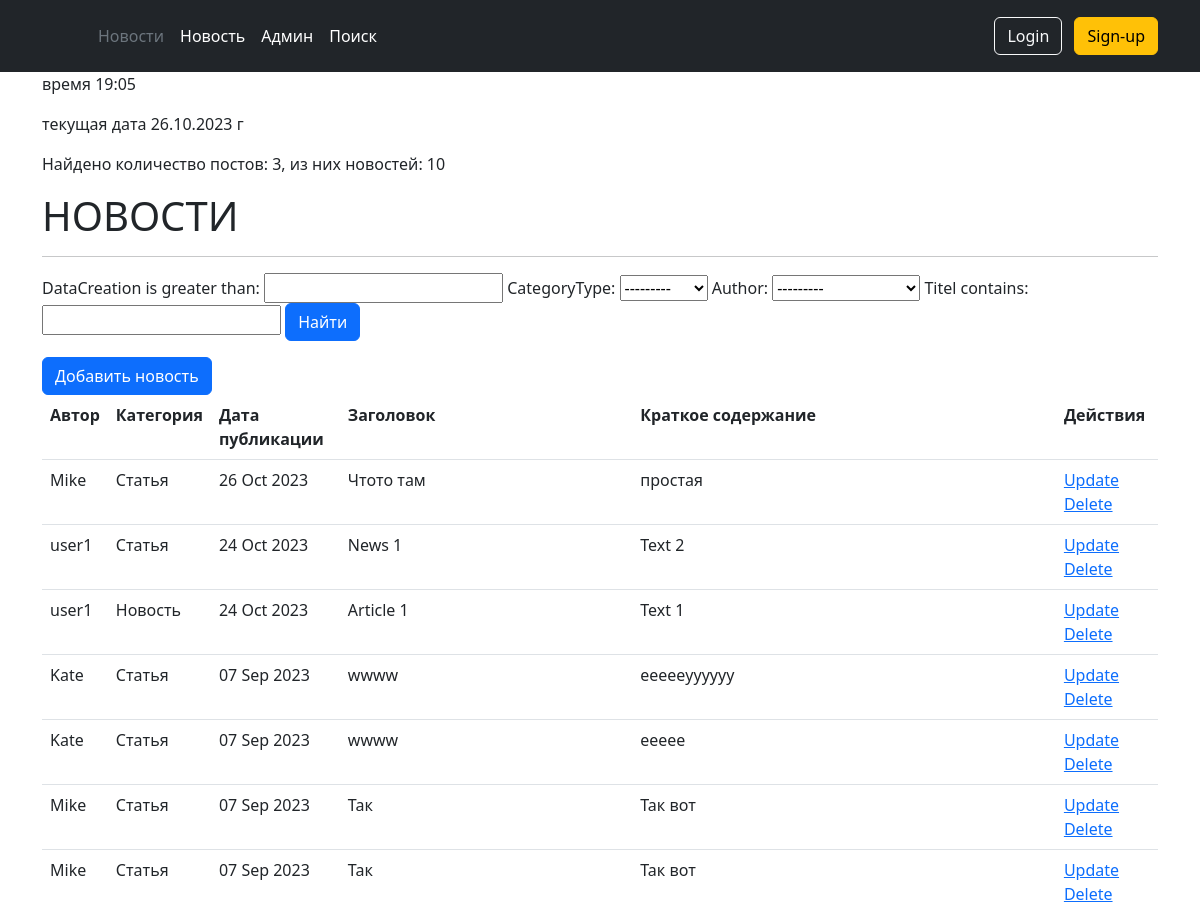
Page /news/search/ (upper part) on the earlier database version.
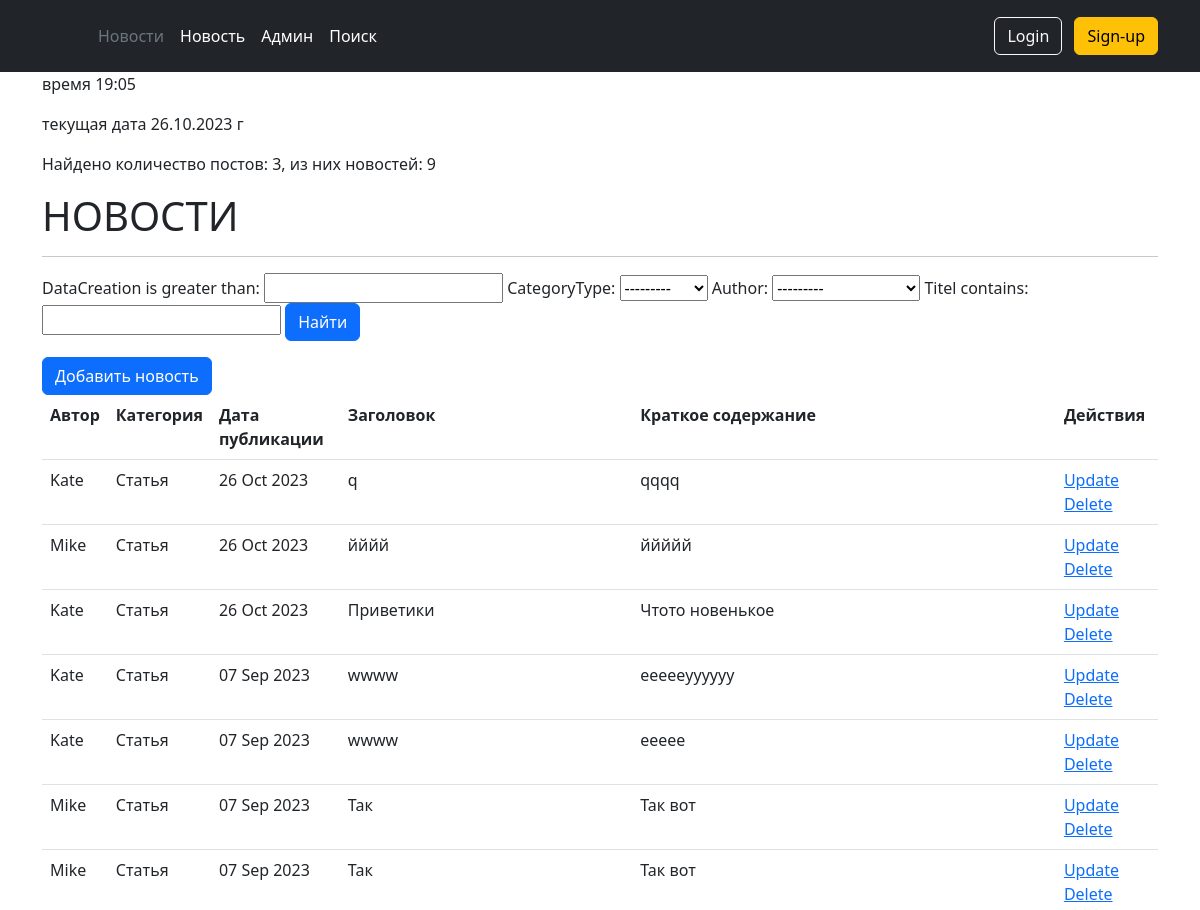
Same page on the later database version.
### news/models.py (models this page shows, shortened)
class Post(models.Model):
    author = models.ForeignKey(Author, on_delete=models.CASCADE)
    ARTICLE = 'AR'
    NEWS = 'NW'
    CATEGORY_CHOICES = [
        (ARTICLE, 'Статья'),
        (NEWS, 'Новость'),
    ]
    categoryType = models.CharField(max_length = 2,  choices = CATEGORY_CHOICES, default=ARTICLE)
    dataCreation = models.DateTimeField(auto_now_add = True)
    postCategory = models.ManyToManyField(Category, through='PostCategory')
    titel = models.CharField(max_length = 128)
    text = models.TextField()
    rating = models.SmallIntegerField(default=0)

class Author(models.Model):
    autorUser = models.OneToOneField(User, on_delete=models.CASCADE) #для связи автора с юзером
    ratingAuthor = models.SmallIntegerField(default=0)

### news/views.py (the view, shortened to what this page needs)
# urls.py: path('news/search/', PostList.as_view(), name='posts'),
class PostList(ListView):
    model = Post
    template_name = 'news/news_filter.html'
    context_object_name = 'posts'
    queryset = Post.objects.all().order_by('-dataCreation')
    paginate_by = 3
    def get_context_data(self, **kwargs):
       context = super().get_context_data(**kwargs)
       context['time_now'] = timezone.localtime(timezone.now()) # добавим переменную текущей даты time_now
       context['value1'] = Post.objects.filter(categoryType = 'NW') # добавим ещё одну пустую переменную, чтобы на её примере посмотреть работу другого фильтра
       context['filter'] = PostFilter(self.request.GET, queryset=self.get_queryset())
       context['choices'] = Post.CATEGORY_CHOICES
       context['form'] = PostForm()
       return context

### news/forms.py
class PostForm(ModelForm):
    class Meta:
       model = Post
       fields = ['titel', 'categoryType', 'postCategory', 'author', 'text']
       widgets = {
         'titel' : forms.TextInput(attrs={
           'class': 'form-control',
           'placeholder': 'Создайте заголовок'
         }),
         'categoryType' : forms.Select(attrs={
           'class': 'form-select',
         }),
         'postCategory' : forms.SelectMultiple(attrs={
           'class': 'form-select',
         }),
         'author' : forms.Select(attrs={
           'class': 'form-select',
         }),
         'text' : forms.Textarea(attrs={
           'class': 'form-control',
           'placeholder': 'Текст статьи'
         }),
       }

### news/templates/news/news_filter.html (shortened to what this page needs)
{% extends 'layer/base.html' %}
{% block content %}
<p>время {{ time_now|time:"H:i" }}</p>
<p>текущая дата {{ time_now|date:"d.m.Y" }} г</з>
<p>Найдено количество постов: {{ posts|length }}, из них  новостей: {{ value1|length|default_if_none:"ничего" }}</p>
<h1>НОВОСТИ</h1>
    <hr>
    {% if posts %}
    <form method="GET">
        {{ filter.form }}
        <input class="btn btn-primary" type="submit" value="Найти">
     </form>
     <a href="{% url 'news:post_create' %}"class="btn btn-primary" type="submit">Добавить новость </a>
        <table class="table">
            <tr>
                <th scope="col">
                    Автор
                </th>
                <th scope="col">
                    Категория
                </th>
                <th scope="col">
                    Дата публикации
                </th>
                <th scope="col">
                    Заголовок
                </th>
                <th scope="col">
                    Краткое содержание
                </th>
                <th scope="col">
                    Действия
                </th>
            </tr>
        {% for post in filter.qs %}
            <tr>
                <td>
                    {{ post.author.autorUser }}
                </td>
                <td>
                    {{ post.get_categoryType_display }}
                </td>
                <td>
                    {{ post.dataCreation|date:'d M Y'  }}
                </td>
                <td>
                    {{ post.titel }}
                </td>
                <td>
                    {{  post.text|truncatewords:20 }}
                </td>
                <td>
                    <a href="{% url 'news:post_update' post.id %}">
                        Update
                    </a>
                    <a href="{% url 'news:post_delete' post.id %}">
                        Delete
                    </a>
                </td>
            </tr>
        {% endfor %}
        </table>
    {% else %}
        <h2>Новостей нет!</h2>
    {% endif %}
{% endblock content %}

Differences in the rows shown:
removed Post: author.autorUser "Mike", categoryType "Статья", dataCreation "26 Oct 2023", titel "Чтото там", text "простая"
removed Post: author.autorUser "user1", categoryType "Статья", dataCreation "24 Oct 2023", titel "News 1", text "Text 2"
removed Post: author.autorUser "user1", categoryType "Новость", dataCreation "24 Oct 2023", titel "Article 1", text "Text 1"
added Post: author.autorUser "Kate", categoryType "Статья", dataCreation "26 Oct 2023", titel "q", text "qqqq"
added Post: author.autorUser "Mike", categoryType "Статья", dataCreation "26 Oct 2023", titel "йййй", text "ййййй"
added Post: author.autorUser "Kate", categoryType "Статья", dataCreation "26 Oct 2023", titel "Приветики", text "Чтото новенькое"
Other differences:
{{ value1|length|default_if_none:"ничего" }}: "10" → "9"
